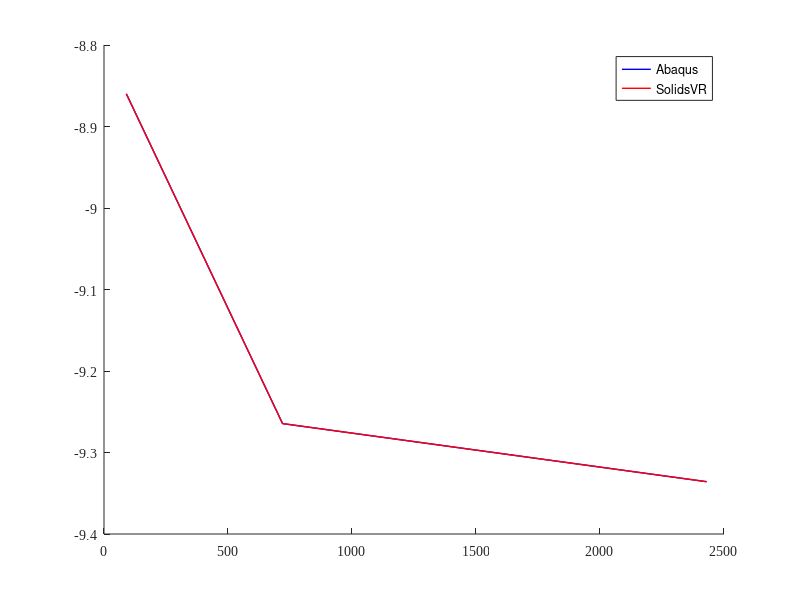

This chart was generated by the following MATLAB code: (Note: this script raises an error after producing the figure.)
clc; clear;


%figure(1)
figure('Renderer', 'painters', 'Position', [10 10 900 600])
hold on

set(gca, 'FontName', 'Times New Roman')
set(gca,'fontsize',10)
%legend([plot1,plot2],'t_{i}','t_{ri}','Location','southeast');
%axis tight
%grid minor

xaxis = [90 720 2430];
yaxis1 = [-8.85986
-9.26453
-9.33582];

yaxis2 = [-8.85986
-9.26453
-9.33582];


p1 = plot(xaxis,yaxis1,'b','LineWidth',1,'MarkerSize',4);
p2 = plot(xaxis,yaxis2,'r','LineWidth',1,'MarkerSize',4);


h = [p1(1),p2(1)];
legend(h,'Abaqus','SolidsVR');

ax = gca;
ax.XMinorTick = 'on';
ax.XAxis.TickValues = xaxis;

xlabel('Number of elements')
ylabel('Displacement[mm]')
title('Cantilever comparison')